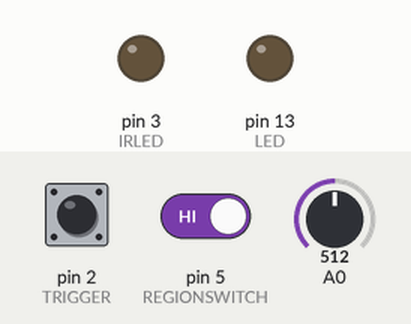
A sketch run on a simulated Arduino Uno, built with avr-gcc and run on an emulated ATmega328P. On the bench: output pins drawn as LEDs (lit = HIGH). The test bench sets the inputs (shaded band); at power-on: pin 2 (TRIGGER) HIGH, pin 5 (REGIONSWITCH) HIGH, A0 = 512. Sleep ends after the set time or at an interrupt.

Above: at 1.7 s.
1.8 s: pin 2 (TRIGGER) pulled LOW for 0.15 s
At 4.47 s:
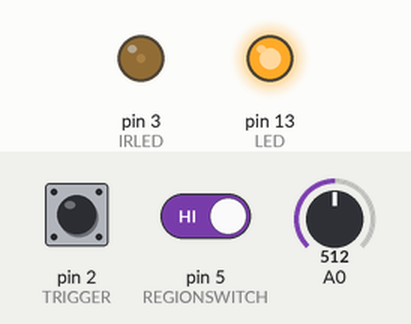
4.8 s: pin 2 (TRIGGER) pulled LOW for 1 s
At 5.6 s:
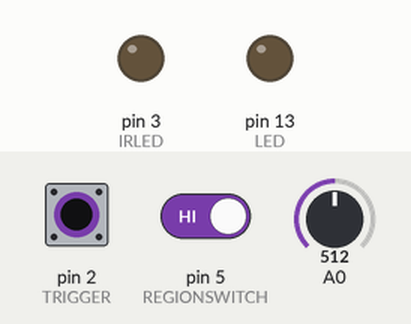
7.3 s: pin 2 (TRIGGER) pulled LOW for 0.15 s
At 8.21 s:
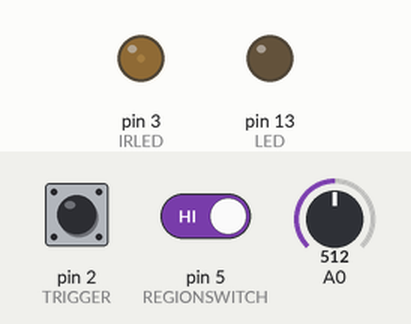
10.4 s: pin 2 (TRIGGER) driven LOW and pin 5 (REGIONSWITCH) driven LOW
At 11.9 s:
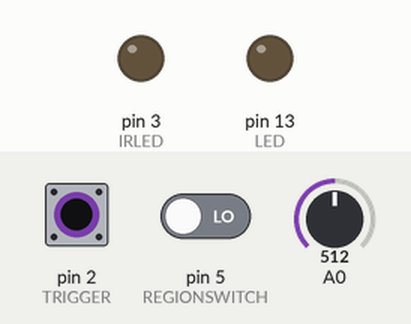
13.4 s: pin 2 (TRIGGER) driven HIGH
Timing chart, 0 to 17.4 s (numbered marks = the images above; inputs shaded):
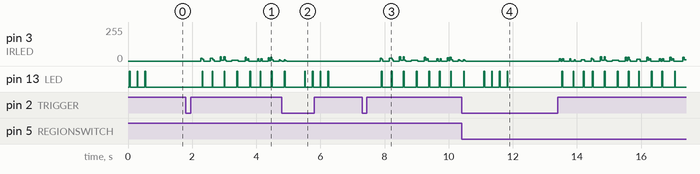

Measured:
- after the input at 1.8 s, pin 13 (LED): goes HIGH 0.03 s, LOW 0.28 s, 5 × (HIGH 0.03 s, LOW 0.35 s), HIGH 0.03 s, then LOW, starting after 0.51 s
- after the input at 4.8 s, pin 3 (IRLED): goes on until 4.9 s, then stays 0/255
- after the input at 7.3 s, pin 13 (LED): goes HIGH 0.03 s, LOW 0.28 s, 5 × (HIGH 0.03 s, LOW 0.35 s), HIGH 0.03 s, then LOW, starting after 0.60 s
- after the input at 10.4 s, pin 3 (IRLED): goes on until 10.5 s, then stays 0/255

The sketch:

Arduino.ino
```cpp
#include "EU_US_CODE.h"
#include <avr/sleep.h>

void xmitCodeElement(uint16_t ontime, uint16_t offtime, uint8_t PWM_code );
void quickflashLEDx( uint8_t x );
void delay_ten_us(uint16_t us);
void quickflashLED( void );
uint8_t read_bits(uint8_t count);

#define putstring_nl(s) Serial.println(s)
#define putstring(s) Serial.print(s)
#define putnum_ud(n) Serial.print(n, DEC)
#define putnum_uh(n) Serial.print(n, HEX)

#define MAX_WAIT_TIME 65535

extern const IrCode* const NApowerCodes[] PROGMEM;
extern const IrCode* const EUpowerCodes[] PROGMEM;
extern uint8_t num_NAcodes, num_EUcodes;

void xmitCodeElement(uint16_t ontime, uint16_t offtime, uint8_t PWM_code )
{
  TCNT2 = 0;
  if(PWM_code) {
    pinMode(IRLED, OUTPUT);
    TCCR2A = _BV(COM2A0) | _BV(COM2B1) | _BV(WGM21) | _BV(WGM20);
    TCCR2B = _BV(WGM22) | _BV(CS21);
  }
  else {
    digitalWrite(IRLED, HIGH);
  }
  delay_ten_us(ontime);

TCCR2A = 0;
  TCCR2B = 0;

  digitalWrite(IRLED, LOW);


  delay_ten_us(offtime);
}


uint8_t bitsleft_r = 0;
uint8_t bits_r=0;
PGM_P code_ptr;


uint8_t read_bits(uint8_t count)
{
  uint8_t i;
  uint8_t tmp=0;


  for (i=0; i<count; i++) {

    if (bitsleft_r == 0) {

      bits_r = pgm_read_byte(code_ptr++);

      bitsleft_r = 8;
    }

    bitsleft_r--;

    tmp |= (((bits_r >> (bitsleft_r)) & 1) << (count-1-i));
  }

  return tmp;
}


#define BUTTON_PRESSED 0

uint16_t ontime, offtime;
uint8_t i,num_codes;
uint8_t region;

void setup()
{
  Serial.begin(9600);

  TCCR2A = 0;
  TCCR2B = 0;

  digitalWrite(LED, LOW);
  digitalWrite(IRLED, LOW);
  pinMode(LED, OUTPUT);
  pinMode(IRLED, OUTPUT);
  pinMode(REGIONSWITCH, INPUT_PULLUP);
  pinMode(TRIGGER, INPUT_PULLUP);

  delay_ten_us(5000);

  if (digitalRead(REGIONSWITCH)) {
    region = NA;
    DEBUGP(putstring_nl("NA"));
  }
  else {
    region = EU;
    DEBUGP(putstring_nl("EU"));
  }


  DEBUGP(putstring("\n\rNA Codesize: ");
  putnum_ud(num_NAcodes);
  );
  DEBUGP(putstring("\n\rEU Codesize: ");
  putnum_ud(num_EUcodes);
  );

  if (region == NA)
    quickflashLEDx(3);
  else
    quickflashLEDx(6);
}

void sendAllCodes()
{
  bool endingEarly = false;


  if (digitalRead(REGIONSWITCH)) {
    region = NA;
    num_codes = num_NAcodes;
  }
  else {
    region = EU;
    num_codes = num_EUcodes;
  }


  for (i=0 ; i<num_codes; i++)
  {
    PGM_P data_ptr;


    DEBUGP(putstring("\n\r\n\rCode #: ");
    putnum_ud(i));


    if (region == NA) {
      data_ptr = (PGM_P)pgm_read_word(NApowerCodes+i);
    }
    else {
      data_ptr = (PGM_P)pgm_read_word(EUpowerCodes+i);
    }

    DEBUGP(putstring("\n\rAddr: ");
    putnum_uh((uint16_t)data_ptr));


    const uint8_t freq = pgm_read_byte(data_ptr++);

    OCR2A = freq;
    OCR2B = freq / 3; // 33% duty cycle

    DEBUGP(putstring("\n\rOCR1: ");
    putnum_ud(freq);
    );
    DEBUGP(uint16_t x = (freq+1) * 2;
    putstring("\n\rFreq: ");
    putnum_ud(F_CPU/x);
    );


    const uint8_t numpairs = pgm_read_byte(data_ptr++);
    DEBUGP(putstring("\n\rOn/off pairs: ");
    putnum_ud(numpairs));


    const uint8_t bitcompression = pgm_read_byte(data_ptr++);
    DEBUGP(putstring("\n\rCompression: ");
    putnum_ud(bitcompression);
    putstring("\n\r"));


    PGM_P time_ptr = (PGM_P)pgm_read_word(data_ptr);
    data_ptr+=2;
    code_ptr = (PGM_P)pgm_read_word(data_ptr);


#if 0

    for (uint8_t k=0; k<numpairs; k++) {
      uint8_t ti;
      ti = (read_bits(bitcompression)) * 4;

      ontime = pgm_read_word(time_ptr+ti);
      offtime = pgm_read_word(time_ptr+ti+2);
      DEBUGP(putstring("\n\rti = ");
      putnum_ud(ti>>2);
      putstring("\tPair = ");
      putnum_ud(ontime));
      DEBUGP(putstring("\t");
      putnum_ud(offtime));
    }
    continue;
#endif


    cli();
    for (uint8_t k=0; k<numpairs; k++) {
      uint16_t ti;


      ti = (read_bits(bitcompression)) * 4;


      ontime = pgm_read_word(time_ptr+ti);  // read word 1 - ontime
      offtime = pgm_read_word(time_ptr+ti+2);  // read word 2 - offtime

      xmitCodeElement(ontime, offtime, (freq!=0));
    }
    sei();


    bitsleft_r=0;


    quickflashLED();


    delay_ten_us(20500);


    if (digitalRead(TRIGGER) == BUTTON_PRESSED)
    {
      endingEarly = true;
      delay_ten_us(50000); //500ms delay
      quickflashLEDx(4);

      delay_ten_us(MAX_WAIT_TIME); // wait 655.350ms
      delay_ten_us(MAX_WAIT_TIME); // wait 655.350ms
      break; //exit the POWER code "for" loop
    }
  }

  if (endingEarly==false)
  {

    delay_ten_us(MAX_WAIT_TIME); // wait 655.350ms
    delay_ten_us(MAX_WAIT_TIME); // wait 655.350ms
    quickflashLEDx(8);
  }
}

void loop()
{
  sleepNow();

  if (digitalRead(TRIGGER) == BUTTON_PRESSED)
  {
    delay_ten_us(50000);
    sendAllCodes();
  }
}


void delay_ten_us(uint16_t us) {
  uint8_t timer;
  while (us != 0) {

    for (timer=0; timer <= DELAY_CNT; timer++) {
      NOP;
      NOP;
    }
    NOP;
    us--;
  }
}


void quickflashLED( void ) {
  digitalWrite(LED, HIGH);
  delay_ten_us(3000);   // 30 ms ON-time delay
  digitalWrite(LED, LOW);
}


void quickflashLEDx( uint8_t x ) {
  quickflashLED();
  while(--x) {
    delay_ten_us(25000);
    quickflashLED();
  }
}


void sleepNow()
{
  set_sleep_mode(TRIGGER);

  sleep_enable();

  attachInterrupt(0, wakeUpNow, LOW);
  // wakeUpNow when pin 2 gets LOW

  sleep_mode();
  // THE PROGRAM CONTINUES FROM HERE ON WAKE

  sleep_disable();

  detachInterrupt(0);

}

void wakeUpNow()
{

}
```

main.h
```cpp
#include <avr/pgmspace.h>

#define NA 1
#define EU 0

#define LED LED_BUILTIN
#define IRLED 3
#define TRIGGER 2
#define REGIONSWITCH 5

#define NUM_ELEM(x) (sizeof (x) / sizeof (*(x)));

#define DEBUG 0
#define DEBUGP(x) if (DEBUG == 1) { x ; }

#define NOP __asm__ __volatile__ ("nop")

#define DELAY_CNT 25

#define freq_to_timerval(x) (F_CPU / 8 / x - 1)

struct IrCode {
  uint8_t timer_val;
  uint8_t numpairs;
  uint8_t bitcompression;
  uint16_t const *times;
  uint8_t const *codes;
};
```

Source omitted: EU_US_CODE.h (128989 bytes)
